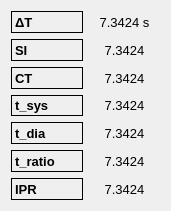
   <widget class="QWidget" name="gridLayoutWidget_5">
    <property name="geometry">
     <rect>
      <x>400</x>
      <y>710</y>
      <width>171</width>
      <height>211</height>
     </rect>
    </property>
    <property name="font">
     <font>
      <pointsize>10</pointsize>
     </font>
    </property>
    <layout class="QGridLayout" name="gridLayout_5">
     <item row="3" column="0">
      <widget class="QLabel" name="label_57">
       <property name="font">
        <font>
         <pointsize>10</pointsize>
         <weight>75</weight>
         <bold>true</bold>
        </font>
       </property>
       <property name="frameShape">
        <enum>QFrame::Box</enum>
       </property>
       <property name="text">
        <string>t_sys</string>
       </property>
       <property name="alignment">
        <set>Qt::AlignLeading|Qt::AlignLeft|Qt::AlignVCenter</set>
       </property>
      </widget>
     </item>
     <item row="6" column="0">
      <widget class="QLabel" name="label_33">
       <property name="font">
        <font>
         <pointsize>10</pointsize>
         <weight>75</weight>
         <bold>true</bold>
        </font>
       </property>
       <property name="frameShape">
        <enum>QFrame::Box</enum>
       </property>
       <property name="text">
        <string>IPR</string>
       </property>
       <property name="alignment">
        <set>Qt::AlignLeading|Qt::AlignLeft|Qt::AlignVCenter</set>
       </property>
      </widget>
     </item>
     <item row="0" column="0">
      <widget class="QLabel" name="label_16">
       <property name="font">
        <font>
         <pointsize>10</pointsize>
         <weight>75</weight>
         <bold>true</bold>
        </font>
       </property>
       <property name="frameShape">
        <enum>QFrame::Box</enum>
       </property>
       <property name="text">
        <string>ΔT</string>
       </property>
       <property name="alignment">
        <set>Qt::AlignLeading|Qt::AlignLeft|Qt::AlignVCenter</set>
       </property>
      </widget>
     </item>
     <item row="2" column="0">
      <widget class="QLabel" name="label_27">
       <property name="font">
        <font>
         <pointsize>10</pointsize>
         <weight>75</weight>
         <bold>true</bold>
        </font>
       </property>
       <property name="frameShape">
        <enum>QFrame::Box</enum>
       </property>
       <property name="text">
        <string>CT</string>
       </property>
       <property name="alignment">
        <set>Qt::AlignLeading|Qt::AlignLeft|Qt::AlignVCenter</set>
       </property>
      </widget>
     </item>
     <item row="1" column="0">
      <widget class="QLabel" name="label_28">
       <property name="font">
        <font>
         <pointsize>10</pointsize>
         <weight>75</weight>
         <bold>true</bold>
        </font>
       </property>
       <property name="frameShape">
        <enum>QFrame::Box</enum>
       </property>
       <property name="text">
        <string>SI</string>
       </property>
       <property name="alignment">
        <set>Qt::AlignLeading|Qt::AlignLeft|Qt::AlignVCenter</set>
       </property>
      </widget>
     </item>
     <item row="5" column="0">
      <widget class="QLabel" name="label_31">
       <property name="font">
        <font>
         <pointsize>10</pointsize>
         <weight>75</weight>
         <bold>true</bold>
        </font>
       </property>
       <property name="frameShape">
        <enum>QFrame::Box</enum>
       </property>
       <property name="text">
        <string>t_ratio</string>
       </property>
       <property name="alignment">
        <set>Qt::AlignLeading|Qt::AlignLeft|Qt::AlignVCenter</set>
       </property>
      </widget>
     </item>
     <item row="4" column="0">
      <widget class="QLabel" name="label_32">
       <property name="font">
        <font>
         <pointsize>10</pointsize>
         <weight>75</weight>
         <bold>true</bold>
        </font>
       </property>
       <property name="frameShape">
        <enum>QFrame::Box</enum>
       </property>
       <property name="text">
        <string>t_dia</string>
       </property>
       <property name="alignment">
        <set>Qt::AlignLeading|Qt::AlignLeft|Qt::AlignVCenter</set>
       </property>
      </widget>
     </item>
     <item row="3" column="1">
      <widget class="QLabel" name="t_sys">
       <property name="font">
        <font>
         <pointsize>10</pointsize>
        </font>
       </property>
       <property name="frameShape">
        <enum>QFrame::NoFrame</enum>
       </property>
       <property name="text">
        <string>7.3424</string>
       </property>
       <property name="alignment">
        <set>Qt::AlignCenter</set>
       </property>
      </widget>
     </item>
     <item row="0" column="1">
      <widget class="QLabel" name="delta_t">
       <property name="font">
        <font>
         <pointsize>10</pointsize>
        </font>
       </property>
       <property name="frameShape">
        <enum>QFrame::NoFrame</enum>
       </property>
       <property name="text">
        <string>7.3424 s</string>
       </property>
       <property name="alignment">
        <set>Qt::AlignCenter</set>
       </property>
      </widget>
     </item>
     <item row="4" column="1">
      <widget class="QLabel" name="t_dia">
       <property name="font">
        <font>
         <pointsize>10</pointsize>
        </font>
       </property>
       <property name="frameShape">
        <enum>QFrame::NoFrame</enum>
       </property>
       <property name="text">
        <string>7.3424</string>
       </property>
       <property name="alignment">
        <set>Qt::AlignCenter</set>
       </property>
      </widget>
     </item>
     <item row="2" column="1">
      <widget class="QLabel" name="ct">
       <property name="font">
        <font>
         <pointsize>10</pointsize>
        </font>
       </property>
       <property name="frameShape">
        <enum>QFrame::NoFrame</enum>
       </property>
       <property name="text">
        <string>7.3424</string>
       </property>
       <property name="alignment">
        <set>Qt::AlignCenter</set>
       </property>
      </widget>
     </item>
     <item row="5" column="1">
      <widget class="QLabel" name="t_ratio">
       <property name="font">
        <font>
         <pointsize>10</pointsize>
        </font>
       </property>
       <property name="frameShape">
        <enum>QFrame::NoFrame</enum>
       </property>
       <property name="text">
        <string>7.3424</string>
       </property>
       <property name="alignment">
        <set>Qt::AlignCenter</set>
       </property>
      </widget>
     </item>
     <item row="6" column="1">
      <widget class="QLabel" name="ipr">
       <property name="font">
        <font>
         <pointsize>10</pointsize>
        </font>
       </property>
       <property name="frameShape">
        <enum>QFrame::NoFrame</enum>
       </property>
       <property name="text">
        <string>7.3424</string>
       </property>
       <property name="alignment">
        <set>Qt::AlignCenter</set>
       </property>
      </widget>
     </item>
     <item row="1" column="1">
      <widget class="QLabel" name="si">
       <property name="font">
        <font>
         <pointsize>10</pointsize>
        </font>
       </property>
       <property name="frameShape">
        <enum>QFrame::NoFrame</enum>
       </property>
       <property name="text">
        <string>7.3424</string>
       </property>
       <property name="alignment">
        <set>Qt::AlignCenter</set>
       </property>
      </widget>
     </item>
    </layout>
   </widget>
